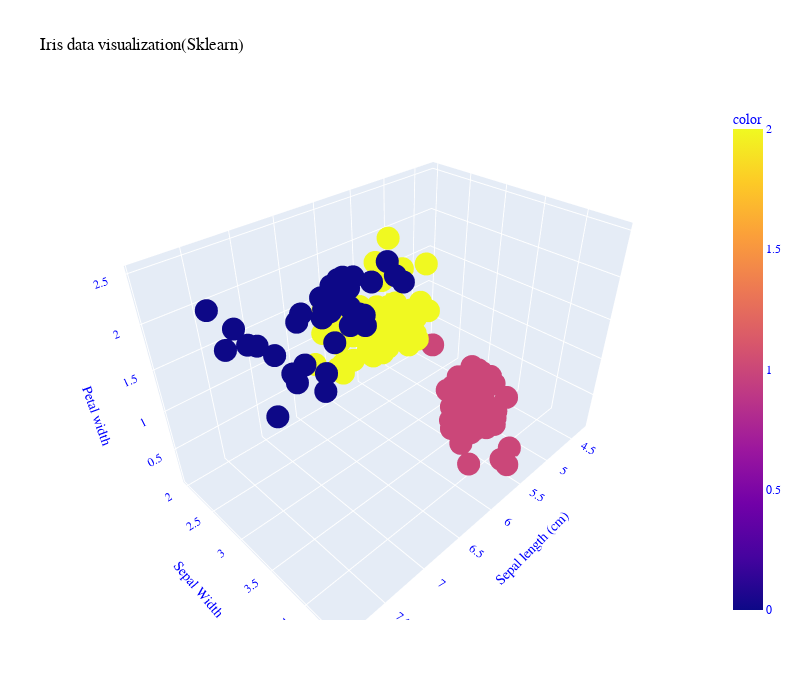

The notebook cell this image was saved under:
### Markdown cell above
Checking our clustering with the available open package...(The cost we found to be similar)

### Code cell
# Using inbuilt libraries to check our algorithm
from sklearn.metrics import silhouette_score
from sklearn.cluster import KMeans
# Perform K-means clustering
kmeans = KMeans(n_clusters=3, random_state=42)
cluster_labels = kmeans.fit_predict(train_4d)
    
fig = px.scatter_3d(x=sepal_length,y=sepal_width,z=petal_width,color=cluster_labels,title='Iris data visualization(Sklearn)',
                    labels={'x':'Sepal length (cm)','y':'Sepal Width','z':'Petal width'},category_orders={'indices':['setosa','versicolour','virginica']},
                    width=800,height=700)
fig.update_layout(
    font_family="Comic Sans MS",
    font_color="blue",
    title_font_family="Comic Sans MS",
    title_font_color="black",
    legend_title_font_color="green"
)
fig.show()

### Figure 1 — Plotly figure (JSON) as saved in the notebook; plotly's stock layout.template omitted (floating-point values rounded to 4 significant figures; data arrays with more than 128 entries replaced by an {"elided": "..."} marker saying what was removed)
{"data": [{"hovertemplate": "Sepal length (cm)=%{x}<br>Sepal Width=%{y}<br>Petal width=%{z}<br>color=%{marker.color}<extra></extra>", "legendgroup": "", "marker": {"color": {"elided": "150 int values"}, "coloraxis": "coloraxis", "symbol": "circle"}, "mode": "markers", "name": "", "scene": "scene", "showlegend": false, "type": "scatter3d", "x": {"elided": "150 float values"}, "y": {"elided": "150 float values"}, "z": {"elided": "150 float values"}}], "layout": {"coloraxis": {"colorbar": {"title": {"text": "color"}}, "colorscale": [[0, "#0d0887"], [0.1111, "#46039f"], [0.2222, "#7201a8"], [0.3333, "#9c179e"], [0.4444, "#bd3786"], [0.5556, "#d8576b"], [0.6667, "#ed7953"], [0.7778, "#fb9f3a"], [0.8889, "#fdca26"], [1, "#f0f921"]]}, "font": {"color": "blue", "family": "Comic Sans MS"}, "height": 700, "legend": {"title": {"font": {"color": "green"}}, "tracegroupgap": 0}, "scene": {"aspectmode": "auto", "aspectratio": {"x": 1.31, "y": 0.8736, "z": 0.8736}, "domain": {"x": [0, 1], "y": [0, 1]}, "xaxis": {"title": {"text": "Sepal length (cm)"}, "type": "linear"}, "yaxis": {"title": {"text": "Sepal Width"}, "type": "linear"}, "zaxis": {"title": {"text": "Petal width"}, "type": "linear"}}, "title": {"font": {"color": "black", "family": "Comic Sans MS"}, "text": "Iris data visualization(Sklearn)"}, "width": 800}}
